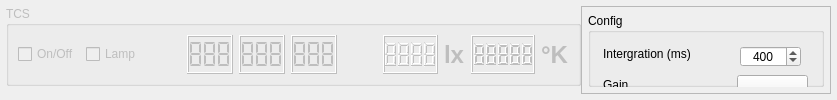
      <widget class="QWidget" name="tabTCS">
       <attribute name="title">
        <string>TCS</string>
       </attribute>
       <layout class="QGridLayout" name="gridLayout">
        <property name="leftMargin">
         <number>6</number>
        </property>
        <property name="topMargin">
         <number>6</number>
        </property>
        <property name="rightMargin">
         <number>6</number>
        </property>
        <property name="bottomMargin">
         <number>6</number>
        </property>
        <property name="spacing">
         <number>0</number>
        </property>
        <item row="0" column="0">
         <widget class="QGroupBox" name="groupBoxTCS">
          <property name="enabled">
           <bool>false</bool>
          </property>
          <property name="sizePolicy">
           <sizepolicy hsizetype="Expanding" vsizetype="Fixed">
            <horstretch>0</horstretch>
            <verstretch>0</verstretch>
           </sizepolicy>
          </property>
          <property name="minimumSize">
           <size>
            <width>0</width>
            <height>80</height>
           </size>
          </property>
          <property name="maximumSize">
           <size>
            <width>16777215</width>
            <height>80</height>
           </size>
          </property>
          <property name="title">
           <string>TCS </string>
          </property>
          <layout class="QHBoxLayout" name="horizontalLayout_8">
           <item>
            <widget class="QCheckBox" name="checkBoxTCS_Enable">
             <property name="text">
              <string>On/Off</string>
             </property>
             <property name="iconSize">
              <size>
               <width>24</width>
               <height>24</height>
              </size>
             </property>
            </widget>
           </item>
           <item>
            <widget class="QCheckBox" name="checkBoxTCS_Lamp">
             <property name="text">
              <string>Lamp</string>
             </property>
             <property name="iconSize">
              <size>
               <width>24</width>
               <height>24</height>
              </size>
             </property>
             <property name="checkable">
              <bool>true</bool>
             </property>
             <property name="checked">
              <bool>false</bool>
             </property>
             <property name="autoRepeat">
              <bool>false</bool>
             </property>
            </widget>
           </item>
           <item>
            <spacer name="horizontalSpacer_3">
             <property name="orientation">
              <enum>Qt::Horizontal</enum>
             </property>
             <property name="sizeHint" stdset="0">
              <size>
               <width>40</width>
               <height>20</height>
              </size>
             </property>
            </spacer>
           </item>
           <item>
            <widget class="QLCDNumber" name="lcdNumberR">
             <property name="font">
              <font>
               <family>Arial</family>
               <pointsize>16</pointsize>
               <weight>50</weight>
               <bold>false</bold>
              </font>
             </property>
             <property name="digitCount">
              <number>3</number>
             </property>
             <property name="segmentStyle">
              <enum>QLCDNumber::Flat</enum>
             </property>
             <property name="intValue" stdset="0">
              <number>888</number>
             </property>
            </widget>
           </item>
           <item>
            <widget class="QLCDNumber" name="lcdNumberG">
             <property name="font">
              <font>
               <family>Arial</family>
               <pointsize>16</pointsize>
              </font>
             </property>
             <property name="digitCount">
              <number>3</number>
             </property>
             <property name="segmentStyle">
              <enum>QLCDNumber::Flat</enum>
             </property>
             <property name="intValue" stdset="0">
              <number>888</number>
             </property>
            </widget>
           </item>
           <item>
            <widget class="QLCDNumber" name="lcdNumberB">
             <property name="font">
              <font>
               <family>Arial</family>
               <pointsize>16</pointsize>
              </font>
             </property>
             <property name="digitCount">
              <number>3</number>
             </property>
             <property name="segmentStyle">
              <enum>QLCDNumber::Flat</enum>
             </property>
             <property name="intValue" stdset="0">
              <number>888</number>
             </property>
            </widget>
           </item>
           <item>
            <spacer name="horizontalSpacer_5">
             <property name="orientation">
              <enum>Qt::Horizontal</enum>
             </property>
             <property name="sizeHint" stdset="0">
              <size>
               <width>40</width>
               <height>20</height>
              </size>
             </property>
            </spacer>
           </item>
           <item>
            <widget class="QLCDNumber" name="lcdNumberLX">
             <property name="digitCount">
              <number>4</number>
             </property>
             <property name="segmentStyle">
              <enum>QLCDNumber::Outline</enum>
             </property>
             <property name="value" stdset="0">
              <double>8888.000000000000000</double>
             </property>
             <property name="intValue" stdset="0">
              <number>8888</number>
             </property>
            </widget>
           </item>
           <item>
            <widget class="QLabel" name="label_3">
             <property name="font">
              <font>
               <family>Arial</family>
               <pointsize>18</pointsize>
               <weight>75</weight>
               <bold>true</bold>
              </font>
             </property>
             <property name="text">
              <string>lx</string>
             </property>
            </widget>
           </item>
           <item>
            <widget class="QLCDNumber" name="lcdNumberCT">
             <property name="digitCount">
              <number>5</number>
             </property>
             <property name="value" stdset="0">
              <double>88888.000000000000000</double>
             </property>
             <property name="intValue" stdset="0">
              <number>88888</number>
             </property>
            </widget>
           </item>
           <item>
            <widget class="QLabel" name="label">
             <property name="font">
              <font>
               <family>Arial</family>
               <pointsize>18</pointsize>
               <weight>75</weight>
               <bold>true</bold>
              </font>
             </property>
             <property name="text">
              <string>°K</string>
             </property>
            </widget>
           </item>
          </layout>
         </widget>
        </item>
        <item row="0" column="1" rowspan="2">
         <widget class="QFrame" name="frame_5">
          <property name="sizePolicy">
           <sizepolicy hsizetype="Maximum" vsizetype="Expanding">
            <horstretch>0</horstretch>
            <verstretch>0</verstretch>
           </sizepolicy>
          </property>
          <property name="minimumSize">
           <size>
            <width>250</width>
            <height>0</height>
           </size>
          </property>
          <property name="frameShape">
           <enum>QFrame::StyledPanel</enum>
          </property>
          <property name="frameShadow">
           <enum>QFrame::Raised</enum>
          </property>
          <layout class="QVBoxLayout" name="verticalLayout_10">
           <property name="spacing">
            <number>-1</number>
           </property>
           <property name="leftMargin">
            <number>6</number>
           </property>
           <property name="topMargin">
            <number>6</number>
           </property>
           <property name="rightMargin">
            <number>6</number>
           </property>
           <property name="bottomMargin">
            <number>6</number>
           </property>
           <item>
            <widget class="QGroupBox" name="groupBoxTcsConfig">
             <property name="title">
              <string>Config</string>
             </property>
             <widget class="QComboBox" name="comboBoxGain">
              <property name="geometry">
               <rect>
                <x>149</x>
                <y>62</y>
                <width>71</width>
                <height>32</height>
               </rect>
              </property>
             </widget>
             <widget class="QSpinBox" name="spinBoxIntergration">
              <property name="geometry">
               <rect>
                <x>152</x>
                <y>33</y>
                <width>61</width>
                <height>21</height>
               </rect>
              </property>
              <property name="alignment">
               <set>Qt::AlignCenter</set>
              </property>
              <property name="minimum">
               <number>100</number>
              </property>
              <property name="maximum">
               <number>600</number>
              </property>
              <property name="singleStep">
               <number>100</number>
              </property>
              <property name="value">
               <number>400</number>
              </property>
             </widget>
             <widget class="QLabel" name="label_17">
              <property name="geometry">
               <rect>
                <x>15</x>
                <y>33</y>
                <width>88</width>
                <height>16</height>
               </rect>
              </property>
              <property name="text">
               <string>Intergration (ms)</string>
              </property>
             </widget>
             <widget class="QLabel" name="label_18">
              <property name="geometry">
               <rect>
                <x>15</x>
                <y>64</y>
                <width>26</width>
                <height>16</height>
               </rect>
              </property>
              <property name="text">
               <string>Gain</string>
              </property>
             </widget>
             <widget class="QFrame" name="frame">
              <property name="geometry">
               <rect>
                <x>10</x>
                <y>280</y>
                <width>231</width>
                <height>150</height>
               </rect>
              </property>
              <property name="frameShape">
               <enum>QFrame::StyledPanel</enum>
              </property>
              <property name="frameShadow">
               <enum>QFrame::Raised</enum>
              </property>
              <layout class="QVBoxLayout" name="verticalLayout_13">
               <item>
                <widget class="QLabel" name="labelRawR">
                 <property name="text">
                  <string>Raw R:</string>
                 </property>
                 <property name="alignment">
                  <set>Qt::AlignLeading|Qt::AlignLeft|Qt::AlignVCenter</set>
                 </property>
                </widget>
               </item>
               <item>
                <widget class="QLabel" name="labelRawG">
                 <property name="text">
                  <string>Raw G:</string>
                 </property>
                 <property name="alignment">
                  <set>Qt::AlignLeading|Qt::AlignLeft|Qt::AlignVCenter</set>
                 </property>
                </widget>
               </item>
               <item>
                <widget class="QLabel" name="labelRawB">
                 <property name="text">
                  <string>Raw B:</string>
                 </property>
                 <property name="alignment">
                  <set>Qt::AlignLeading|Qt::AlignLeft|Qt::AlignVCenter</set>
                 </property>
                </widget>
               </item>
               <item>
                <widget class="QLabel" name="labelRawC">
                 <property name="text">
                  <string>Raw C:</string>
                 </property>
                 <property name="alignment">
                  <set>Qt::AlignLeading|Qt::AlignLeft|Qt::AlignVCenter</set>
                 </property>
                </widget>
               </item>
               <item>
                <widget class="QLabel" name="labelTimeINT">
                 <property name="text">
                  <string>Integration Time:</string>
                 </property>
                 <property name="alignment">
                  <set>Qt::AlignLeading|Qt::AlignLeft|Qt::AlignVCenter</set>
                 </property>
                </widget>
               </item>
               <item>
                <widget class="QLabel" name="labelGain">
                 <property name="text">
                  <string>Gain:</string>
                 </property>
                 <property name="alignment">
                  <set>Qt::AlignLeading|Qt::AlignLeft|Qt::AlignVCenter</set>
                 </property>
                </widget>
               </item>
              </layout>
             </widget>
            </widget>
           </item>
          </layout>
         </widget>
        </item>
        <item row="1" column="0">
         <widget class="QCustomPlot" name="plot" native="true">
          <property name="sizePolicy">
           <sizepolicy hsizetype="Expanding" vsizetype="Preferred">
            <horstretch>0</horstretch>
            <verstretch>0</verstretch>
           </sizepolicy>
          </property>
         </widget>
        </item>
       </layout>
      </widget>
